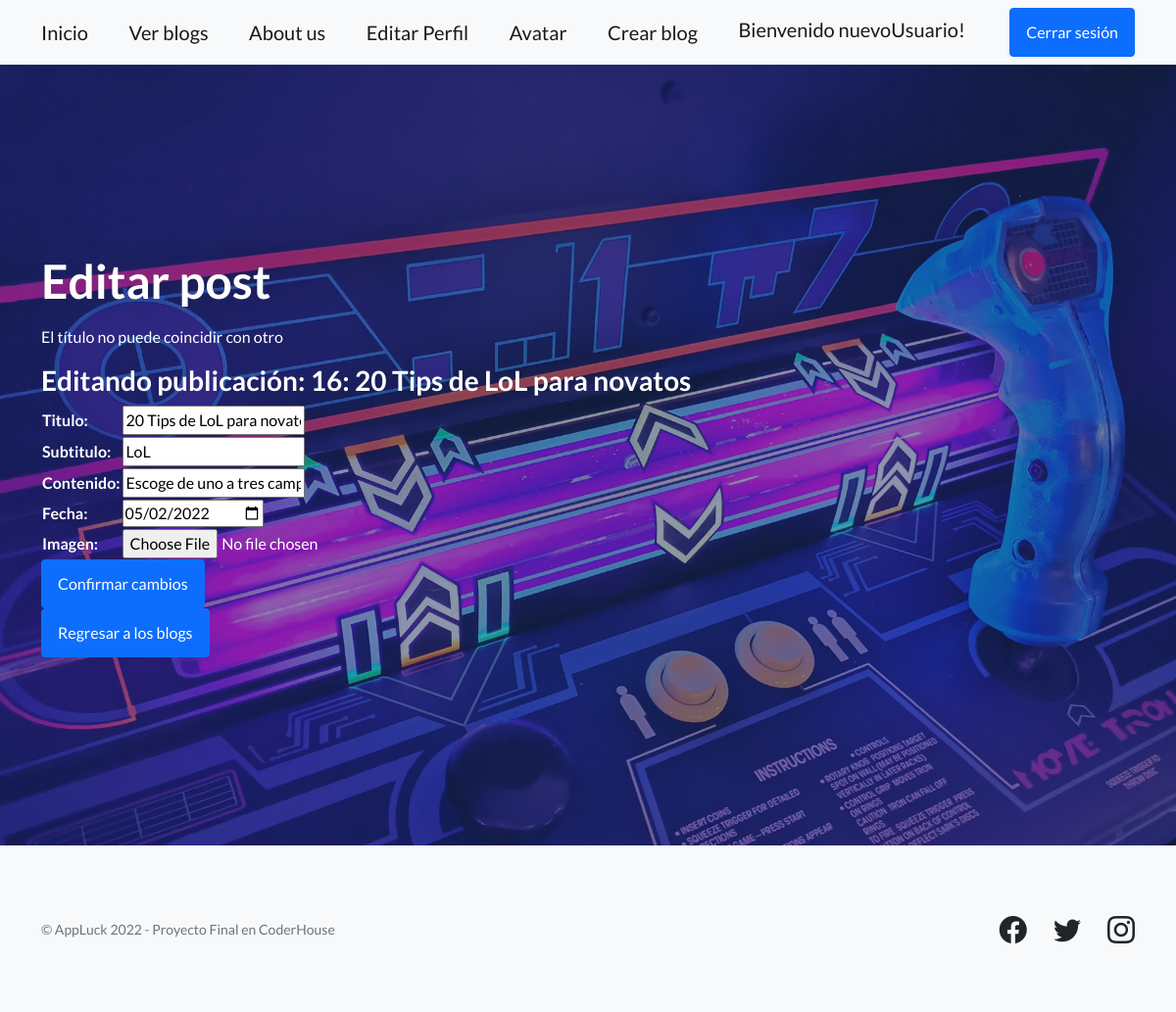
The page /editarPost/20 Tips de LoL para novatos/ (signed in) on the database as committed earlier.
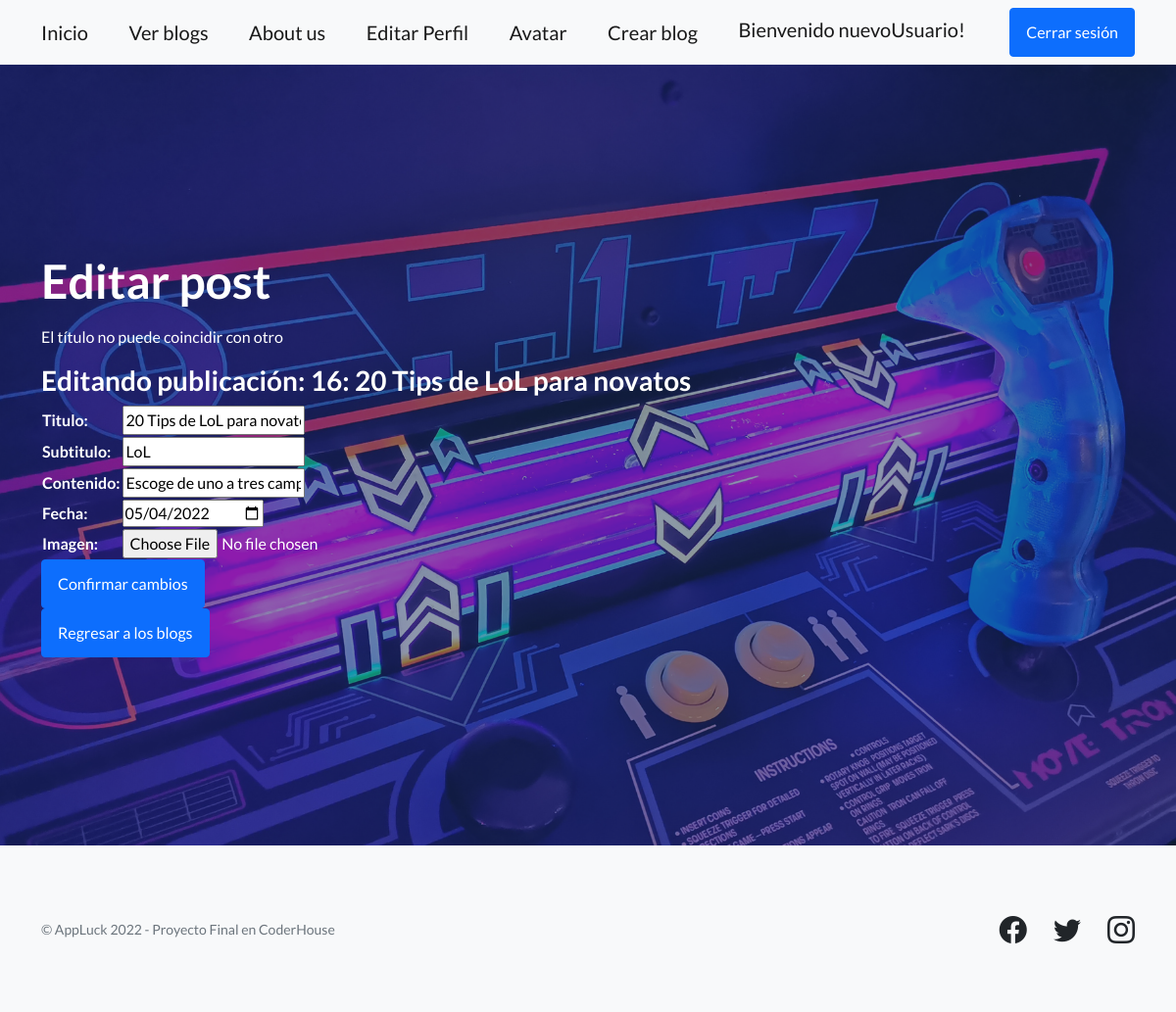
The same page on the database as committed later.
### AppLuckApp/models.py (models this page shows, shortened)
class Post(models.Model):
    titulo = models.CharField(max_length=100)
    subtitulo = models.CharField(max_length=100)
    autor = models.CharField(max_length=100)
    contenido = models.CharField(max_length=3000)
    fecha = models.DateField(auto_now=True)
    imagen = models.ImageField(upload_to='blogpics', null=True, blank = True)

### AppLuckApp/views.py (the view)
# urls.py: path('editarPost/<post_titulo>/', views.editarPost, name="EditarPost"),
def editarPost(request, post_titulo):
    post = Post.objects.get(titulo=post_titulo)
    if request.method == "POST":
        miFormulario = PostFormulario(request.POST, request.FILES)
        print(miFormulario)
        if miFormulario.is_valid:
            informacion = miFormulario.cleaned_data
            post.titulo = informacion['titulo']
            post.subtitulo = informacion['subtitulo']
            post.contenido = informacion['contenido']
            post.fecha = informacion['fecha']
            post.imagen = informacion['imagen']
            post.save()
            return render(request, "AppLuckApp/editarPost.html", {"mensaje":"Post modificado!","miFormularioEditPost":miFormulario})
    else:
        miFormulario = PostFormulario(initial={'titulo':post.titulo, 'subtitulo':post.subtitulo, 'contenido':post.contenido, 'fecha':post.fecha})
    return render(request, "AppLuckApp/editarPost.html", {"miFormularioEditPost":miFormulario, "post":post})

### AppLuckApp/forms.py
class PostFormulario(forms.Form):
    titulo = forms.CharField()
    subtitulo = forms.CharField()
    contenido = forms.CharField()
    fecha = forms.DateField(widget=DateInput)
    imagen = forms.ImageField()
    class Meta:
        model = Post
        fields = ['titulo', 'subtitulo', 'contenido', 'fecha','imagen']
        help_texts = {k:"" for k in fields}

### AppLuckApp/templates/AppLuckApp/editarPost.html (shortened to what this page needs)
{% extends "AppLuckApp/index.html" %}
{% load static %}
{% block contenidoQueCambia %}
    <h1 style="color:white;">Editar post</h1>
    <p style="color: white;">El título no puede coincidir con otro</p>
    <form action="" method="POST" style="color:white;" enctype="multipart/form-data">
        <h3>Editando publicación: {{post.id}}: {{post.titulo}}</h3>
        <table>
            {{miFormularioEditPost.as_table}}
        </table>
        <input class=" col-auto btn btn-primary btn-sg" type="submit", value="Confirmar cambios">
    </form>
    <a class=" col-auto btn btn-primary btn-sg" style="color:white; " href={% url 'LeerPost' %}>Regresar a los blogs</a>
{% endblock %}

Rows that differ between the two databases and show on the page:
changed Post "20 Tips de LoL para novatos": fecha "05/02/2022" → "05/04/2022"
